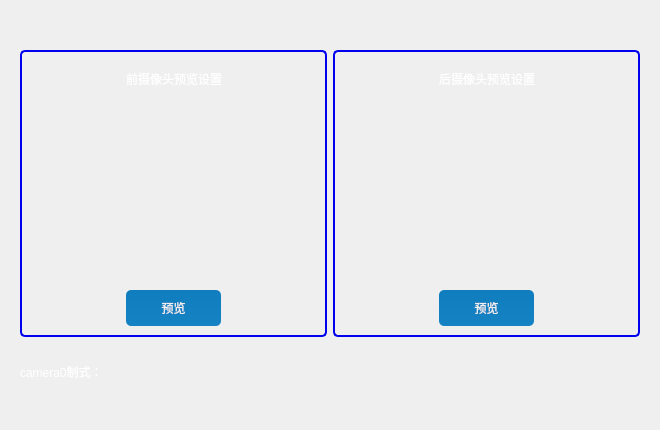
<?xml version="1.0" encoding="UTF-8"?>
<ui version="4.0">
 <class>Preview</class>
 <widget class="QDialog" name="Preview">
  <property name="geometry">
   <rect>
    <x>0</x>
    <y>0</y>
    <width>660</width>
    <height>430</height>
   </rect>
  </property>
  <property name="windowTitle">
   <string>Dialog</string>
  </property>
  <property name="layoutDirection">
   <enum>Qt::LeftToRight</enum>
  </property>
  <layout class="QGridLayout" name="gridLayout_4" rowstretch="5,1">
   <property name="leftMargin">
    <number>20</number>
   </property>
   <property name="topMargin">
    <number>50</number>
   </property>
   <property name="rightMargin">
    <number>20</number>
   </property>
   <property name="bottomMargin">
    <number>30</number>
   </property>
   <item row="0" column="0">
    <widget class="QGroupBox" name="groupBox">
     <property name="styleSheet">
      <string notr="true">border: 2px solid #0000EE;
border-radius: 5px;
margin-top: 1ex; 
font: 75 10pt &quot;微软雅黑&quot;;
</string>
     </property>
     <property name="title">
      <string/>
     </property>
     <layout class="QGridLayout" name="gridLayout_2" rowstretch="1,5,1">
      <item row="0" column="0">
       <layout class="QHBoxLayout" name="horizontalLayout" stretch="1,4,1">
        <item>
         <spacer name="horizontalSpacer_4">
          <property name="orientation">
           <enum>Qt::Horizontal</enum>
          </property>
          <property name="sizeHint" stdset="0">
           <size>
            <width>40</width>
            <height>20</height>
           </size>
          </property>
         </spacer>
        </item>
        <item>
         <widget class="QLabel" name="label_3">
          <property name="sizePolicy">
           <sizepolicy hsizetype="Minimum" vsizetype="Minimum">
            <horstretch>0</horstretch>
            <verstretch>0</verstretch>
           </sizepolicy>
          </property>
          <property name="minimumSize">
           <size>
            <width>0</width>
            <height>0</height>
           </size>
          </property>
          <property name="maximumSize">
           <size>
            <width>16000</width>
            <height>16000</height>
           </size>
          </property>
          <property name="styleSheet">
           <string notr="true">border-width:0px;
color:rgb(255,255,255)
</string>
          </property>
          <property name="text">
           <string>前摄像头预览设置</string>
          </property>
          <property name="alignment">
           <set>Qt::AlignCenter</set>
          </property>
         </widget>
        </item>
        <item>
         <spacer name="horizontalSpacer_5">
          <property name="orientation">
           <enum>Qt::Horizontal</enum>
          </property>
          <property name="sizeHint" stdset="0">
           <size>
            <width>40</width>
            <height>20</height>
           </size>
          </property>
         </spacer>
        </item>
       </layout>
      </item>
      <item row="1" column="0">
       <widget class="QLabel" name="pictureLabel1">
        <property name="sizePolicy">
         <sizepolicy hsizetype="Preferred" vsizetype="Preferred">
          <horstretch>0</horstretch>
          <verstretch>0</verstretch>
         </sizepolicy>
        </property>
        <property name="minimumSize">
         <size>
          <width>0</width>
          <height>0</height>
         </size>
        </property>
        <property name="maximumSize">
         <size>
          <width>175555</width>
          <height>175555</height>
         </size>
        </property>
        <property name="styleSheet">
         <string notr="true">border-width:0px;
</string>
        </property>
        <property name="text">
         <string/>
        </property>
        <property name="alignment">
         <set>Qt::AlignCenter</set>
        </property>
       </widget>
      </item>
      <item row="2" column="0">
       <layout class="QHBoxLayout" name="horizontalLayout_2" stretch="1,1,1">
        <item>
         <spacer name="horizontalSpacer_2">
          <property name="orientation">
           <enum>Qt::Horizontal</enum>
          </property>
          <property name="sizeHint" stdset="0">
           <size>
            <width>40</width>
            <height>20</height>
           </size>
          </property>
         </spacer>
        </item>
        <item>
         <widget class="QPushButton" name="front_set_Button">
          <property name="minimumSize">
           <size>
            <width>0</width>
            <height>0</height>
           </size>
          </property>
          <property name="maximumSize">
           <size>
            <width>16000</width>
            <height>16000</height>
           </size>
          </property>
          <property name="styleSheet">
           <string notr="true">QPushButton{
	border-style: none;
	border: 0px;
	color: #F0F0F0;
	padding: 5px;	
	border-radius:5px;
	background: qlineargradient(spread:pad, x1:0, y1:0, x2:0, y2:1, stop:0 #0F7DBE, stop:1 #1582C3); 
}

.QPushButton[focusPolicy=&quot;0&quot;] {
	border-style: none;
	border: 0px;
	color: #F0F0F0;
	padding: 0px;	
	border-radius:3px;
	background: qlineargradient(spread:pad, x1:0, y1:0, x2:0, y2:1, stop:0 #0F7DBE, stop:1 #1582C3); 
}

.QPushButton:hover{ 
	background: qlineargradient(spread:pad, x1:0, y1:0, x2:0, y2:1, stop:0 #50A3F0, stop:1 #489CEA);
}

.QPushButton:pressed{ 
	background: qlineargradient(spread:pad, x1:0, y1:0, x2:0, y2:1, stop:0 #0F7DBE, stop:1 #1582C3);
}</string>
          </property>
          <property name="text">
           <string>预览</string>
          </property>
         </widget>
        </item>
        <item>
         <spacer name="horizontalSpacer_3">
          <property name="orientation">
           <enum>Qt::Horizontal</enum>
          </property>
          <property name="sizeHint" stdset="0">
           <size>
            <width>108</width>
            <height>20</height>
           </size>
          </property>
         </spacer>
        </item>
       </layout>
      </item>
     </layout>
    </widget>
   </item>
   <item row="0" column="1">
    <widget class="QGroupBox" name="groupBox_2">
     <property name="styleSheet">
      <string notr="true">border: 2px solid #0000EE;
border-radius: 5px;
margin-top: 1ex; 
font: 75 10pt &quot;微软雅黑&quot;;
</string>
     </property>
     <property name="title">
      <string/>
     </property>
     <layout class="QGridLayout" name="gridLayout_3" rowstretch="1,5,1">
      <item row="0" column="0">
       <layout class="QHBoxLayout" name="horizontalLayout_4" stretch="1,4,1">
        <item>
         <spacer name="horizontalSpacer_8">
          <property name="orientation">
           <enum>Qt::Horizontal</enum>
          </property>
          <property name="sizeHint" stdset="0">
           <size>
            <width>40</width>
            <height>20</height>
           </size>
          </property>
         </spacer>
        </item>
        <item>
         <widget class="QLabel" name="label_2">
          <property name="sizePolicy">
           <sizepolicy hsizetype="Minimum" vsizetype="Minimum">
            <horstretch>0</horstretch>
            <verstretch>0</verstretch>
           </sizepolicy>
          </property>
          <property name="minimumSize">
           <size>
            <width>0</width>
            <height>0</height>
           </size>
          </property>
          <property name="maximumSize">
           <size>
            <width>16000</width>
            <height>16000</height>
           </size>
          </property>
          <property name="styleSheet">
           <string notr="true">border-width:0px;
color:rgb(255,255,255)</string>
          </property>
          <property name="text">
           <string>后摄像头预览设置</string>
          </property>
          <property name="alignment">
           <set>Qt::AlignCenter</set>
          </property>
         </widget>
        </item>
        <item>
         <spacer name="horizontalSpacer_9">
          <property name="orientation">
           <enum>Qt::Horizontal</enum>
          </property>
          <property name="sizeHint" stdset="0">
           <size>
            <width>40</width>
            <height>20</height>
           </size>
          </property>
         </spacer>
        </item>
       </layout>
      </item>
      <item row="1" column="0">
       <widget class="QLabel" name="pictureLabel2">
        <property name="sizePolicy">
         <sizepolicy hsizetype="Preferred" vsizetype="Preferred">
          <horstretch>0</horstretch>
          <verstretch>0</verstretch>
         </sizepolicy>
        </property>
        <property name="minimumSize">
         <size>
          <width>0</width>
          <height>0</height>
         </size>
        </property>
        <property name="maximumSize">
         <size>
          <width>117555</width>
          <height>117555</height>
         </size>
        </property>
        <property name="styleSheet">
         <string notr="true">border-width:0px;
</string>
        </property>
        <property name="text">
         <string/>
        </property>
        <property name="alignment">
         <set>Qt::AlignCenter</set>
        </property>
       </widget>
      </item>
      <item row="2" column="0">
       <layout class="QHBoxLayout" name="horizontalLayout_3" stretch="1,1,1">
        <item>
         <spacer name="horizontalSpacer_6">
          <property name="orientation">
           <enum>Qt::Horizontal</enum>
          </property>
          <property name="sizeHint" stdset="0">
           <size>
            <width>58</width>
            <height>20</height>
           </size>
          </property>
         </spacer>
        </item>
        <item>
         <widget class="QPushButton" name="rear_set_Button">
          <property name="minimumSize">
           <size>
            <width>0</width>
            <height>0</height>
           </size>
          </property>
          <property name="maximumSize">
           <size>
            <width>16000</width>
            <height>16000</height>
           </size>
          </property>
          <property name="styleSheet">
           <string notr="true">QPushButton{
	border-style: none;
	border: 0px;
	color: #F0F0F0;
	padding: 5px;	
	border-radius:5px;
	background: qlineargradient(spread:pad, x1:0, y1:0, x2:0, y2:1, stop:0 #0F7DBE, stop:1 #1582C3); 
}

.QPushButton[focusPolicy=&quot;0&quot;] {
	border-style: none;
	border: 0px;
	color: #F0F0F0;
	padding: 0px;	
	border-radius:3px;
	background: qlineargradient(spread:pad, x1:0, y1:0, x2:0, y2:1, stop:0 #0F7DBE, stop:1 #1582C3); 
}

.QPushButton:hover{ 
	background: qlineargradient(spread:pad, x1:0, y1:0, x2:0, y2:1, stop:0 #50A3F0, stop:1 #489CEA);
}

.QPushButton:pressed{ 
	background: qlineargradient(spread:pad, x1:0, y1:0, x2:0, y2:1, stop:0 #0F7DBE, stop:1 #1582C3);
}</string>
          </property>
          <property name="text">
           <string>预览</string>
          </property>
         </widget>
        </item>
        <item>
         <spacer name="horizontalSpacer_7">
          <property name="orientation">
           <enum>Qt::Horizontal</enum>
          </property>
          <property name="sizeHint" stdset="0">
           <size>
            <width>68</width>
            <height>20</height>
           </size>
          </property>
         </spacer>
        </item>
       </layout>
      </item>
     </layout>
    </widget>
   </item>
   <item row="1" column="0" colspan="2">
    <layout class="QGridLayout" name="gridLayout" columnstretch="2,4">
     <item row="0" column="0">
      <widget class="QLabel" name="label">
       <property name="minimumSize">
        <size>
         <width>0</width>
         <height>0</height>
        </size>
       </property>
       <property name="maximumSize">
        <size>
         <width>16000</width>
         <height>16000</height>
        </size>
       </property>
       <property name="styleSheet">
        <string notr="true">color:rgb(255,255,255)</string>
       </property>
       <property name="text">
        <string>camera0制式：</string>
       </property>
      </widget>
     </item>
     <item row="0" column="1">
      <spacer name="horizontalSpacer">
       <property name="orientation">
        <enum>Qt::Horizontal</enum>
       </property>
       <property name="sizeHint" stdset="0">
        <size>
         <width>378</width>
         <height>20</height>
        </size>
       </property>
      </spacer>
     </item>
    </layout>
   </item>
  </layout>
 </widget>
 <resources/>
 <connections/>
</ui>
